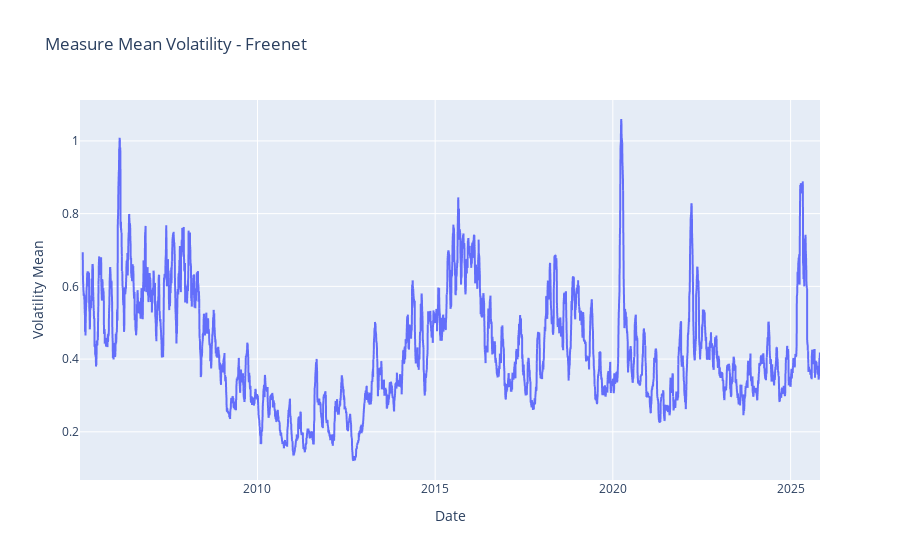

The notebook cell saved with this chart:
### Markdown cell above
### The Mean Volatility

### Code cell
fig = px.line(df_stock, x="date", y="volatility_mean", title=f"Measure Mean Volatility - {stock_name}", 
              labels={"date": "Date", "volatility_mean": "Volatility Mean"})
fig.show()

### Figure 1 — Plotly figure (JSON) as saved in the notebook; plotly's stock layout.template omitted (floating-point values rounded to 4 significant figures; data arrays with more than 128 entries replaced by an {"elided": "..."} marker saying what was removed)
{"data": [{"hovertemplate": "Date=%{x}<br>Volatility Mean=%{y}<extra></extra>", "legendgroup": "", "line": {"color": "#636efa", "dash": "solid"}, "marker": {"symbol": "circle"}, "mode": "lines", "name": "", "showlegend": false, "type": "scattergl", "x": {"elided": "5294 str values"}, "xaxis": "x", "y": {"elided": "5294 float values"}, "yaxis": "y"}], "layout": {"legend": {"tracegroupgap": 0}, "title": {"text": "Measure Mean Volatility - Freenet"}, "xaxis": {"anchor": "y", "domain": [0, 1], "title": {"text": "Date"}}, "yaxis": {"anchor": "x", "domain": [0, 1], "title": {"text": "Volatility Mean"}}}}
